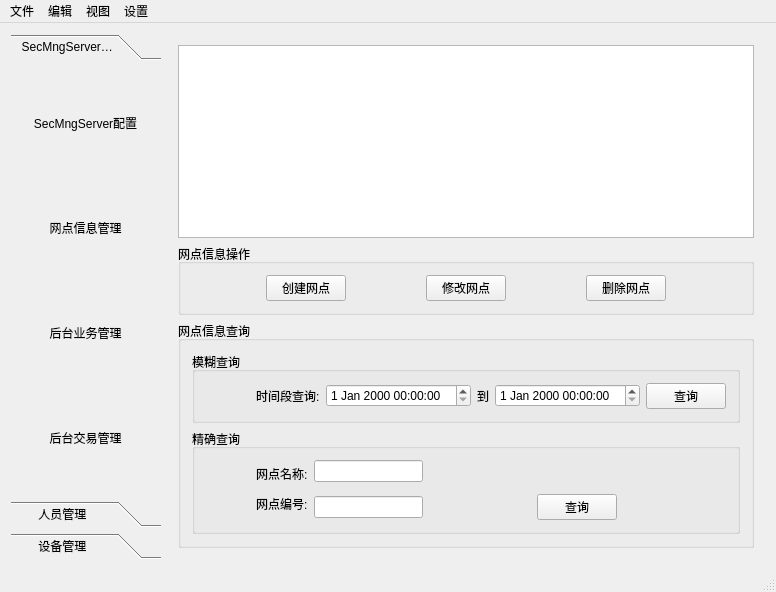
<?xml version="1.0" encoding="UTF-8"?>
<ui version="4.0">
 <class>MainWindow</class>
 <widget class="QMainWindow" name="MainWindow">
  <property name="geometry">
   <rect>
    <x>0</x>
    <y>0</y>
    <width>716</width>
    <height>520</height>
   </rect>
  </property>
  <property name="windowTitle">
   <string>MainWindow</string>
  </property>
  <widget class="QWidget" name="centralWidget">
   <layout class="QHBoxLayout" name="horizontalLayout">
    <item>
     <widget class="QToolBox" name="toolBox">
      <property name="minimumSize">
       <size>
        <width>150</width>
        <height>0</height>
       </size>
      </property>
      <property name="maximumSize">
       <size>
        <width>150</width>
        <height>16777215</height>
       </size>
      </property>
      <property name="currentIndex">
       <number>0</number>
      </property>
      <widget class="QWidget" name="serverSet_page">
       <property name="geometry">
        <rect>
         <x>0</x>
         <y>0</y>
         <width>150</width>
         <height>379</height>
        </rect>
       </property>
       <attribute name="label">
        <string>  SecMngServer配置管理</string>
       </attribute>
       <layout class="QHBoxLayout" name="horizontalLayout_2">
        <property name="leftMargin">
         <number>0</number>
        </property>
        <property name="topMargin">
         <number>0</number>
        </property>
        <property name="rightMargin">
         <number>0</number>
        </property>
        <property name="bottomMargin">
         <number>0</number>
        </property>
        <item>
         <spacer name="horizontalSpacer">
          <property name="orientation">
           <enum>Qt::Horizontal</enum>
          </property>
          <property name="sizeHint" stdset="0">
           <size>
            <width>40</width>
            <height>20</height>
           </size>
          </property>
         </spacer>
        </item>
        <item>
         <widget class="QWidget" name="widget" native="true">
          <layout class="QVBoxLayout" name="verticalLayout_2">
           <property name="leftMargin">
            <number>0</number>
           </property>
           <property name="topMargin">
            <number>0</number>
           </property>
           <property name="rightMargin">
            <number>0</number>
           </property>
           <property name="bottomMargin">
            <number>0</number>
           </property>
           <item>
            <widget class="QToolButton" name="serverSet">
             <property name="maximumSize">
              <size>
               <width>115</width>
               <height>85</height>
              </size>
             </property>
             <property name="text">
              <string>SecMngServer配置</string>
             </property>
             <property name="icon">
              <iconset resource="resource.qrc">
               <normaloff>:/images/set.ico</normaloff>:/images/set.ico</iconset>
             </property>
             <property name="iconSize">
              <size>
               <width>32</width>
               <height>32</height>
              </size>
             </property>
             <property name="toolButtonStyle">
              <enum>Qt::ToolButtonTextUnderIcon</enum>
             </property>
             <property name="autoRaise">
              <bool>true</bool>
             </property>
            </widget>
           </item>
           <item>
            <widget class="QToolButton" name="netMng">
             <property name="maximumSize">
              <size>
               <width>115</width>
               <height>85</height>
              </size>
             </property>
             <property name="text">
              <string>网点信息管理</string>
             </property>
             <property name="icon">
              <iconset resource="resource.qrc">
               <normaloff>:/images/user.ico</normaloff>:/images/user.ico</iconset>
             </property>
             <property name="iconSize">
              <size>
               <width>32</width>
               <height>32</height>
              </size>
             </property>
             <property name="toolButtonStyle">
              <enum>Qt::ToolButtonTextUnderIcon</enum>
             </property>
             <property name="autoRaise">
              <bool>true</bool>
             </property>
            </widget>
           </item>
           <item>
            <widget class="QToolButton" name="businessMng">
             <property name="maximumSize">
              <size>
               <width>115</width>
               <height>85</height>
              </size>
             </property>
             <property name="text">
              <string>后台业务管理</string>
             </property>
             <property name="icon">
              <iconset resource="resource.qrc">
               <normaloff>:/images/req.ico</normaloff>:/images/req.ico</iconset>
             </property>
             <property name="iconSize">
              <size>
               <width>32</width>
               <height>32</height>
              </size>
             </property>
             <property name="toolButtonStyle">
              <enum>Qt::ToolButtonTextUnderIcon</enum>
             </property>
             <property name="autoRaise">
              <bool>true</bool>
             </property>
            </widget>
           </item>
           <item>
            <widget class="QToolButton" name="dealMng">
             <property name="maximumSize">
              <size>
               <width>115</width>
               <height>85</height>
              </size>
             </property>
             <property name="text">
              <string>后台交易管理</string>
             </property>
             <property name="icon">
              <iconset resource="resource.qrc">
               <normaloff>:/images/re.ico</normaloff>:/images/re.ico</iconset>
             </property>
             <property name="iconSize">
              <size>
               <width>32</width>
               <height>32</height>
              </size>
             </property>
             <property name="toolButtonStyle">
              <enum>Qt::ToolButtonTextUnderIcon</enum>
             </property>
             <property name="autoRaise">
              <bool>true</bool>
             </property>
            </widget>
           </item>
          </layout>
         </widget>
        </item>
        <item>
         <spacer name="horizontalSpacer_2">
          <property name="orientation">
           <enum>Qt::Horizontal</enum>
          </property>
          <property name="sizeHint" stdset="0">
           <size>
            <width>40</width>
            <height>20</height>
           </size>
          </property>
         </spacer>
        </item>
       </layout>
      </widget>
      <widget class="QWidget" name="peopleMng_page">
       <property name="geometry">
        <rect>
         <x>0</x>
         <y>0</y>
         <width>150</width>
         <height>379</height>
        </rect>
       </property>
       <attribute name="label">
        <string>       人员管理</string>
       </attribute>
      </widget>
      <widget class="QWidget" name="devicemng_page">
       <property name="geometry">
        <rect>
         <x>0</x>
         <y>0</y>
         <width>150</width>
         <height>379</height>
        </rect>
       </property>
       <attribute name="label">
        <string>       设备管理</string>
       </attribute>
      </widget>
     </widget>
    </item>
    <item>
     <widget class="QStackedWidget" name="stackedWidget">
      <property name="currentIndex">
       <number>2</number>
      </property>
      <widget class="WelcomeWg" name="welcome"/>
      <widget class="QWidget" name="serverArgSet">
       <layout class="QVBoxLayout" name="verticalLayout">
        <item>
         <widget class="QLabel" name="label">
          <property name="sizePolicy">
           <sizepolicy hsizetype="Preferred" vsizetype="Fixed">
            <horstretch>0</horstretch>
            <verstretch>0</verstretch>
           </sizepolicy>
          </property>
          <property name="font">
           <font>
            <family>微软雅黑</family>
            <pointsize>24</pointsize>
           </font>
          </property>
          <property name="text">
           <string>后台配置参数界面</string>
          </property>
          <property name="alignment">
           <set>Qt::AlignCenter</set>
          </property>
         </widget>
        </item>
        <item>
         <widget class="QGroupBox" name="groupBox">
          <property name="title">
           <string>数据库参数配置</string>
          </property>
          <layout class="QGridLayout" name="gridLayout">
           <item row="2" column="1">
            <widget class="QLabel" name="label_6">
             <property name="text">
              <string>数据库端口:</string>
             </property>
            </widget>
           </item>
           <item row="1" column="0">
            <spacer name="horizontalSpacer_3">
             <property name="orientation">
              <enum>Qt::Horizontal</enum>
             </property>
             <property name="sizeType">
              <enum>QSizePolicy::Fixed</enum>
             </property>
             <property name="sizeHint" stdset="0">
              <size>
               <width>50</width>
               <height>20</height>
              </size>
             </property>
            </spacer>
           </item>
           <item row="4" column="1">
            <widget class="QLabel" name="label_4">
             <property name="text">
              <string>用户名:</string>
             </property>
            </widget>
           </item>
           <item row="5" column="1">
            <widget class="QLabel" name="label_5">
             <property name="text">
              <string>用户密码:</string>
             </property>
            </widget>
           </item>
           <item row="0" column="2">
            <widget class="QLineEdit" name="dbHostName"/>
           </item>
           <item row="0" column="1">
            <widget class="QLabel" name="label_2">
             <property name="text">
              <string>数据库地址:</string>
             </property>
            </widget>
           </item>
           <item row="4" column="2">
            <widget class="QLineEdit" name="dbUser"/>
           </item>
           <item row="1" column="1">
            <widget class="QLabel" name="label_3">
             <property name="text">
              <string>数据库名:</string>
             </property>
            </widget>
           </item>
           <item row="1" column="2">
            <widget class="QLineEdit" name="dbName"/>
           </item>
           <item row="5" column="2">
            <widget class="QLineEdit" name="dbPasswd"/>
           </item>
           <item row="2" column="2">
            <widget class="QLineEdit" name="dbPort"/>
           </item>
           <item row="5" column="3">
            <widget class="QPushButton" name="dbArgSave">
             <property name="text">
              <string>保存</string>
             </property>
            </widget>
           </item>
           <item row="5" column="4">
            <spacer name="horizontalSpacer_4">
             <property name="orientation">
              <enum>Qt::Horizontal</enum>
             </property>
             <property name="sizeType">
              <enum>QSizePolicy::Fixed</enum>
             </property>
             <property name="sizeHint" stdset="0">
              <size>
               <width>50</width>
               <height>20</height>
              </size>
             </property>
            </spacer>
           </item>
          </layout>
         </widget>
        </item>
        <item>
         <widget class="QGroupBox" name="groupBox_2">
          <property name="title">
           <string>服务器启动参数配置</string>
          </property>
          <layout class="QGridLayout" name="gridLayout_3">
           <item row="0" column="0">
            <spacer name="horizontalSpacer_7">
             <property name="orientation">
              <enum>Qt::Horizontal</enum>
             </property>
             <property name="sizeType">
              <enum>QSizePolicy::Fixed</enum>
             </property>
             <property name="sizeHint" stdset="0">
              <size>
               <width>50</width>
               <height>20</height>
              </size>
             </property>
            </spacer>
           </item>
           <item row="0" column="1">
            <widget class="QLabel" name="label_14">
             <property name="text">
              <string>SecMngServer服务器</string>
             </property>
            </widget>
           </item>
           <item row="0" column="2">
            <widget class="QLineEdit" name="serverIP"/>
           </item>
           <item row="1" column="1">
            <widget class="QLabel" name="label_13">
             <property name="text">
              <string>SecMngServer端口:</string>
             </property>
            </widget>
           </item>
           <item row="1" column="2">
            <widget class="QLineEdit" name="serverPort"/>
           </item>
           <item row="2" column="1">
            <widget class="QLabel" name="label_12">
             <property name="text">
              <string>最大网点数:</string>
             </property>
            </widget>
           </item>
           <item row="2" column="2">
            <widget class="QLineEdit" name="maxNetNum"/>
           </item>
           <item row="2" column="3">
            <widget class="QPushButton" name="serverArgSave">
             <property name="text">
              <string>保存</string>
             </property>
            </widget>
           </item>
           <item row="2" column="4">
            <spacer name="horizontalSpacer_8">
             <property name="orientation">
              <enum>Qt::Horizontal</enum>
             </property>
             <property name="sizeType">
              <enum>QSizePolicy::Fixed</enum>
             </property>
             <property name="sizeHint" stdset="0">
              <size>
               <width>50</width>
               <height>20</height>
              </size>
             </property>
            </spacer>
           </item>
          </layout>
         </widget>
        </item>
        <item>
         <widget class="QGroupBox" name="groupBox_3">
          <property name="title">
           <string>Root网点信息配置</string>
          </property>
          <layout class="QGridLayout" name="gridLayout_4">
           <item row="1" column="1">
            <widget class="QLabel" name="label_17">
             <property name="text">
              <string>网点编号:</string>
             </property>
            </widget>
           </item>
           <item row="0" column="1">
            <widget class="QLabel" name="label_15">
             <property name="text">
              <string>网点名:</string>
             </property>
            </widget>
           </item>
           <item row="2" column="2">
            <widget class="QLineEdit" name="netStatus"/>
           </item>
           <item row="1" column="2">
            <widget class="QLineEdit" name="netNumber"/>
           </item>
           <item row="2" column="1">
            <widget class="QLabel" name="label_16">
             <property name="text">
              <string>网点状态:</string>
             </property>
            </widget>
           </item>
           <item row="0" column="2">
            <widget class="QLineEdit" name="netName"/>
           </item>
           <item row="1" column="0">
            <spacer name="horizontalSpacer_9">
             <property name="orientation">
              <enum>Qt::Horizontal</enum>
             </property>
             <property name="sizeType">
              <enum>QSizePolicy::Fixed</enum>
             </property>
             <property name="sizeHint" stdset="0">
              <size>
               <width>50</width>
               <height>20</height>
              </size>
             </property>
            </spacer>
           </item>
           <item row="2" column="3">
            <widget class="QPushButton" name="netInfoSave">
             <property name="text">
              <string>保存</string>
             </property>
            </widget>
           </item>
           <item row="2" column="4">
            <spacer name="horizontalSpacer_10">
             <property name="orientation">
              <enum>Qt::Horizontal</enum>
             </property>
             <property name="sizeType">
              <enum>QSizePolicy::Fixed</enum>
             </property>
             <property name="sizeHint" stdset="0">
              <size>
               <width>50</width>
               <height>20</height>
              </size>
             </property>
            </spacer>
           </item>
          </layout>
         </widget>
        </item>
       </layout>
      </widget>
      <widget class="QWidget" name="netMng_page">
       <layout class="QVBoxLayout" name="verticalLayout_4">
        <item>
         <widget class="QTableWidget" name="tableWidget"/>
        </item>
        <item>
         <widget class="QGroupBox" name="groupBox_4">
          <property name="title">
           <string>网点信息操作</string>
          </property>
          <layout class="QHBoxLayout" name="horizontalLayout_4">
           <item>
            <spacer name="horizontalSpacer_5">
             <property name="orientation">
              <enum>Qt::Horizontal</enum>
             </property>
             <property name="sizeHint" stdset="0">
              <size>
               <width>40</width>
               <height>20</height>
              </size>
             </property>
            </spacer>
           </item>
           <item>
            <widget class="QPushButton" name="createNet">
             <property name="text">
              <string>创建网点</string>
             </property>
            </widget>
           </item>
           <item>
            <spacer name="horizontalSpacer_6">
             <property name="orientation">
              <enum>Qt::Horizontal</enum>
             </property>
             <property name="sizeHint" stdset="0">
              <size>
               <width>40</width>
               <height>20</height>
              </size>
             </property>
            </spacer>
           </item>
           <item>
            <widget class="QPushButton" name="modifyNet">
             <property name="text">
              <string>修改网点</string>
             </property>
            </widget>
           </item>
           <item>
            <spacer name="horizontalSpacer_11">
             <property name="orientation">
              <enum>Qt::Horizontal</enum>
             </property>
             <property name="sizeHint" stdset="0">
              <size>
               <width>40</width>
               <height>20</height>
              </size>
             </property>
            </spacer>
           </item>
           <item>
            <widget class="QPushButton" name="deleteNet">
             <property name="text">
              <string>删除网点</string>
             </property>
            </widget>
           </item>
           <item>
            <spacer name="horizontalSpacer_12">
             <property name="orientation">
              <enum>Qt::Horizontal</enum>
             </property>
             <property name="sizeHint" stdset="0">
              <size>
               <width>40</width>
               <height>20</height>
              </size>
             </property>
            </spacer>
           </item>
          </layout>
         </widget>
        </item>
        <item>
         <widget class="QGroupBox" name="groupBox_5">
          <property name="title">
           <string>网点信息查询</string>
          </property>
          <layout class="QVBoxLayout" name="verticalLayout_3">
           <item>
            <widget class="QGroupBox" name="groupBox_6">
             <property name="title">
              <string>模糊查询</string>
             </property>
             <layout class="QHBoxLayout" name="horizontalLayout_3">
              <item>
               <spacer name="horizontalSpacer_17">
                <property name="orientation">
                 <enum>Qt::Horizontal</enum>
                </property>
                <property name="sizeType">
                 <enum>QSizePolicy::Fixed</enum>
                </property>
                <property name="sizeHint" stdset="0">
                 <size>
                  <width>50</width>
                  <height>20</height>
                 </size>
                </property>
               </spacer>
              </item>
              <item>
               <widget class="QLabel" name="label_7">
                <property name="text">
                 <string>时间段查询:</string>
                </property>
               </widget>
              </item>
              <item>
               <widget class="QDateTimeEdit" name="dateStart"/>
              </item>
              <item>
               <widget class="QLabel" name="label_8">
                <property name="text">
                 <string>到</string>
                </property>
               </widget>
              </item>
              <item>
               <widget class="QDateTimeEdit" name="dateEnd"/>
              </item>
              <item>
               <spacer name="horizontalSpacer_13">
                <property name="orientation">
                 <enum>Qt::Horizontal</enum>
                </property>
                <property name="sizeHint" stdset="0">
                 <size>
                  <width>40</width>
                  <height>20</height>
                 </size>
                </property>
               </spacer>
              </item>
              <item>
               <widget class="QPushButton" name="vagueSearch">
                <property name="text">
                 <string>查询</string>
                </property>
               </widget>
              </item>
              <item>
               <spacer name="horizontalSpacer_14">
                <property name="orientation">
                 <enum>Qt::Horizontal</enum>
                </property>
                <property name="sizeHint" stdset="0">
                 <size>
                  <width>40</width>
                  <height>20</height>
                 </size>
                </property>
               </spacer>
              </item>
             </layout>
            </widget>
           </item>
           <item>
            <widget class="QGroupBox" name="groupBox_7">
             <property name="title">
              <string>精确查询</string>
             </property>
             <layout class="QGridLayout" name="gridLayout_2">
              <item row="1" column="1" rowspan="2">
               <widget class="QLabel" name="label_10">
                <property name="text">
                 <string>网点编号:</string>
                </property>
               </widget>
              </item>
              <item row="2" column="2">
               <widget class="QLineEdit" name="netID"/>
              </item>
              <item row="2" column="4">
               <widget class="QPushButton" name="exactSearch">
                <property name="text">
                 <string>查询</string>
                </property>
               </widget>
              </item>
              <item row="0" column="2">
               <widget class="QLineEdit" name="netInfo"/>
              </item>
              <item row="0" column="1" rowspan="2">
               <widget class="QLabel" name="label_9">
                <property name="text">
                 <string>网点名称:</string>
                </property>
               </widget>
              </item>
              <item row="2" column="3">
               <spacer name="horizontalSpacer_15">
                <property name="orientation">
                 <enum>Qt::Horizontal</enum>
                </property>
                <property name="sizeHint" stdset="0">
                 <size>
                  <width>40</width>
                  <height>20</height>
                 </size>
                </property>
               </spacer>
              </item>
              <item row="2" column="5">
               <spacer name="horizontalSpacer_16">
                <property name="orientation">
                 <enum>Qt::Horizontal</enum>
                </property>
                <property name="sizeHint" stdset="0">
                 <size>
                  <width>40</width>
                  <height>20</height>
                 </size>
                </property>
               </spacer>
              </item>
              <item row="0" column="0">
               <spacer name="horizontalSpacer_18">
                <property name="orientation">
                 <enum>Qt::Horizontal</enum>
                </property>
                <property name="sizeType">
                 <enum>QSizePolicy::Fixed</enum>
                </property>
                <property name="sizeHint" stdset="0">
                 <size>
                  <width>50</width>
                  <height>20</height>
                 </size>
                </property>
               </spacer>
              </item>
             </layout>
            </widget>
           </item>
          </layout>
         </widget>
        </item>
       </layout>
      </widget>
     </widget>
    </item>
   </layout>
  </widget>
  <widget class="QMenuBar" name="menuBar">
   <property name="geometry">
    <rect>
     <x>0</x>
     <y>0</y>
     <width>716</width>
     <height>23</height>
    </rect>
   </property>
   <widget class="QMenu" name="menu">
    <property name="title">
     <string>文件</string>
    </property>
   </widget>
   <widget class="QMenu" name="menu_2">
    <property name="title">
     <string>编辑</string>
    </property>
   </widget>
   <widget class="QMenu" name="menu_3">
    <property name="title">
     <string>视图</string>
    </property>
   </widget>
   <widget class="QMenu" name="menu_4">
    <property name="title">
     <string>设置</string>
    </property>
    <addaction name="orclSetAction"/>
   </widget>
   <addaction name="menu"/>
   <addaction name="menu_2"/>
   <addaction name="menu_3"/>
   <addaction name="menu_4"/>
  </widget>
  <widget class="QStatusBar" name="statusBar"/>
  <action name="orclSetAction">
   <property name="text">
    <string>数据库设置</string>
   </property>
   <property name="toolTip">
    <string>数据库设置</string>
   </property>
  </action>
 </widget>
 <layoutdefault spacing="6" margin="11"/>
 <customwidgets>
  <customwidget>
   <class>WelcomeWg</class>
   <extends>QWidget</extends>
   <header location="global">welcomewg.h</header>
   <container>1</container>
  </customwidget>
 </customwidgets>
 <resources>
  <include location="resource.qrc"/>
 </resources>
 <connections/>
</ui>
